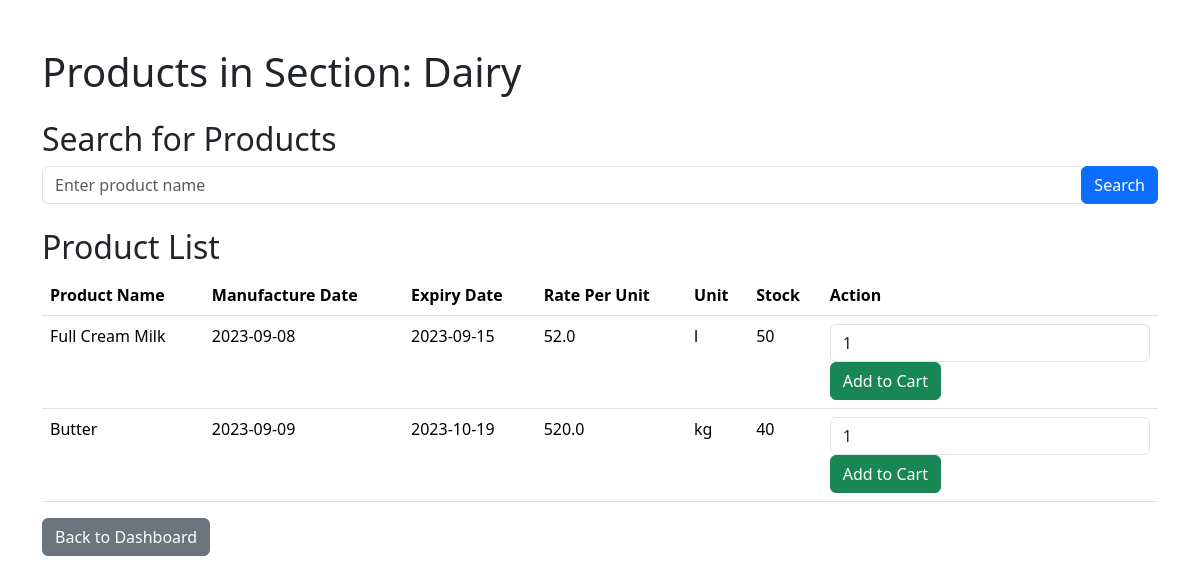
The page /section/2/hardik/products on the database its author committed.
### app.py (models this page shows, shortened)
class Section(db.Model):
    section_id = db.Column(db.Integer, primary_key=True)
    section_name = db.Column(db.String(100), unique=True, nullable=False)
    section_description = db.Column(db.String(1000), nullable=False)
    products = db.relationship('Product', backref='section', lazy=True, cascade="all, delete-orphan")

class Product(db.Model):
    product_id = db.Column(db.Integer, primary_key=True)
    product_name = db.Column(db.String(100), nullable=False)
    product_manufacture_date = db.Column(db.Date)
    product_expiry_date = db.Column(db.Date)
    product_rate_per_unit = db.Column(db.Float, nullable=False)
    product_unit = db.Column(db.String(20))  # For example, 'Rs/Kg', 'Rs/Litre'
    product_stock = db.Column(db.Integer, nullable=False)
    section_id = db.Column(db.Integer, db.ForeignKey('section.section_id'), nullable=False)  # Corrected the ForeignKey

### app.py (the view)
@app.route('/section/<int:section_id>/<string:username>/products', methods=['GET','POST'])
def user_products_list(section_id, username):
    s1 = Section.query.get(section_id)
    items = s1.products
    return render_template('user_products_list.html', s1=s1, items=items, uname=username)

### templates/user_products_list.html (shortened to what this page needs)
<!DOCTYPE html>
<html lang="en">
    <head>
        <link rel="stylesheet" href="https://cdn.jsdelivr.net/npm/bootstrap/dist/css/bootstrap.min.css">
    </head>
<body>
    <div class="container mt-5">
        <h1>Products in Section: {{ s1.section_name }}</h1>
        <h2 class="mt-4">Search for Products</h2>
        <form class="form-inline" action="/products/search/{{ uname }}" method="post">
            <div class="input-group mb-3">
                <input type="text" class="form-control" name="item" placeholder="Enter product name" aria-label="Search product">
                <div class="input-group-append">
                    <button class="btn btn-primary" type="submit">Search</button>
                </div>
            </div>
        </form>
        <h2 class="mt-4">Product List</h2>
        <table class="table">
            <thead>
                <tr>
                    <th>Product Name</th>
                    <th>Manufacture Date</th>
                    <th>Expiry Date</th>
                    <th>Rate Per Unit</th>
                    <th>Unit</th>
                    <th>Stock</th>
                    <th>Action</th>
                </tr>
            </thead>
            <tbody>
                {% for item in items %}
                <tr>
                    <td>{{ item.product_name }}</td>
                    <td>{{ item.product_manufacture_date }}</td>
                    <td>{{ item.product_expiry_date }}</td>
                    <td>{{ item.product_rate_per_unit }}</td>
                    <td>{{ item.product_unit }}</td>
                    <td>{{ item.product_stock }}</td>
                    <td>
                        {% if item.product_stock > 0 %}
                        <form action="/products/{{ item.product_id}}/{{ uname }}/add_to_cart" method="post">
                            <input type="number" class="form-control" name="product_qty" min="1" value="1">
                            <button type="submit" class="btn btn-success">Add to Cart</button>
                        </form>
                        {% else %}
                        <button type="button" class="btn btn-danger" disabled>Out of Stock</button>
                        {% endif %}
                    </td>
                </tr>
                {% endfor %}
            </tbody>
        </table>
        <a href="/user/dashboard" class="btn btn-secondary">Back to Dashboard</a>
    </div>
</body>
</html>

### rows shown on the page
Section: section_name "Dairy"
Product: product_name "Full Cream Milk", product_manufacture_date "2023-09-08", product_expiry_date "2023-09-15", product_rate_per_unit "52.0", product_unit "l", product_stock "50"
Product: product_name "Butter", product_manufacture_date "2023-09-09", product_expiry_date "2023-10-19", product_rate_per_unit "520.0", product_unit "kg", product_stock "40"
